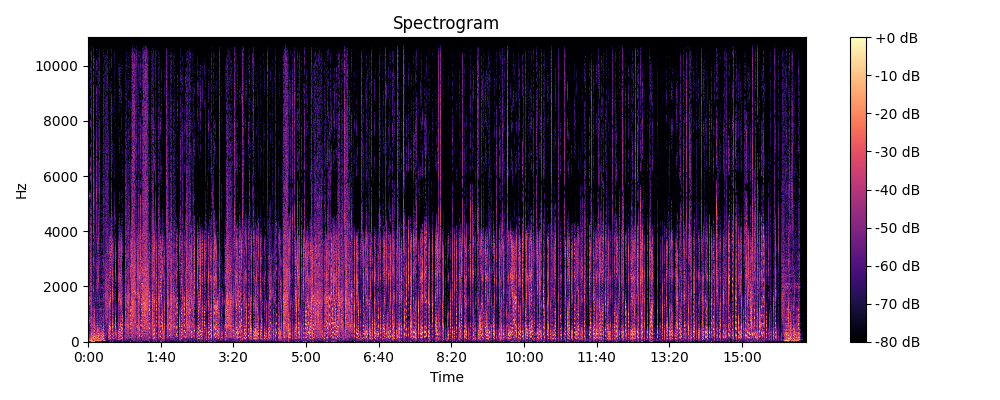

Recreate this plot in Python.
import librosa
import librosa.display
import matplotlib.pyplot as plt
import numpy as np

# Load an audio file
path = "1.mp3"
y, sr = librosa.load(path) 

#Compute the Short-Time Fourier Transform (STFT):
S = librosa.stft(y)


#Convert Amplitude to Decibels:
S_db = librosa.amplitude_to_db(np.abs(S), ref=np.max)

#Visualize the Spectrogram:
plt.figure(figsize=(10, 4))
librosa.display.specshow(S_db, sr=sr, x_axis='time', y_axis='hz')
plt.colorbar(format='%+2.0f dB')
plt.title('Spectrogram')
plt.tight_layout()
plt.show()

mel_spectrogram = librosa.feature.melspectrogram(y=y, sr=sr)
mel_spectrogram_db = librosa.power_to_db(mel_spectrogram, ref=np.max)
plt.figure(figsize=(10, 4))
librosa.display.specshow(mel_spectrogram_db, sr=sr, x_axis='time', y_axis='mel')
plt.colorbar(format='%+2.0f dB')
plt.title('Mel Spectrogram')
plt.tight_layout()
plt.show()
